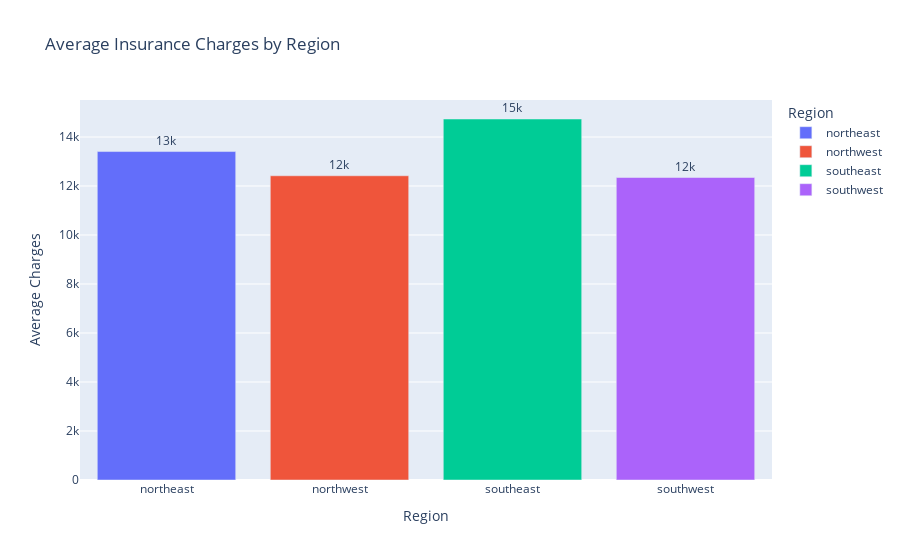

Notebook code for this chart:
### Code cell
import pandas as pd
import plotly.express as px

df = pd.read_csv('insurance.csv')
avg_charges = df.groupby('region')['charges'].mean().reset_index()

# Round to nearest thousand and format as '12k'
avg_charges['charges_k'] = (avg_charges['charges'] / 1000).round().astype(int).astype(str) + 'k'

fig = px.bar(
    avg_charges,
    x='region',
    y='charges',
    color='region',
    text='charges_k',  # Show '12k' style labels
    title='Average Insurance Charges by Region',
    labels={'charges': 'Average Charges', 'region': 'Region'}
)

fig.update_traces(texttemplate='%{text}', textposition='outside')
fig.update_layout(uniformtext_minsize=8, uniformtext_mode='hide')

fig.show()

### Figure 1 — Plotly figure (JSON) as saved in the notebook; plotly's stock layout.template omitted (floating-point values rounded to 4 significant figures)
{"data": [{"hovertemplate": "Region=%{x}<br>Average Charges=%{y}<br>charges_k=%{text}<extra></extra>", "legendgroup": "northeast", "marker": {"color": "#636efa", "pattern": {"shape": ""}}, "name": "northeast", "orientation": "v", "showlegend": true, "text": ["13k"], "textposition": "outside", "texttemplate": "%{text}", "type": "bar", "x": ["northeast"], "xaxis": "x", "y": [13410.0], "yaxis": "y"}, {"hovertemplate": "Region=%{x}<br>Average Charges=%{y}<br>charges_k=%{text}<extra></extra>", "legendgroup": "northwest", "marker": {"color": "#EF553B", "pattern": {"shape": ""}}, "name": "northwest", "orientation": "v", "showlegend": true, "text": ["12k"], "textposition": "outside", "texttemplate": "%{text}", "type": "bar", "x": ["northwest"], "xaxis": "x", "y": [12420.0], "yaxis": "y"}, {"hovertemplate": "Region=%{x}<br>Average Charges=%{y}<br>charges_k=%{text}<extra></extra>", "legendgroup": "southeast", "marker": {"color": "#00cc96", "pattern": {"shape": ""}}, "name": "southeast", "orientation": "v", "showlegend": true, "text": ["15k"], "textposition": "outside", "texttemplate": "%{text}", "type": "bar", "x": ["southeast"], "xaxis": "x", "y": [14740.0], "yaxis": "y"}, {"hovertemplate": "Region=%{x}<br>Average Charges=%{y}<br>charges_k=%{text}<extra></extra>", "legendgroup": "southwest", "marker": {"color": "#ab63fa", "pattern": {"shape": ""}}, "name": "southwest", "orientation": "v", "showlegend": true, "text": ["12k"], "textposition": "outside", "texttemplate": "%{text}", "type": "bar", "x": ["southwest"], "xaxis": "x", "y": [12350.0], "yaxis": "y"}], "layout": {"barmode": "relative", "legend": {"title": {"text": "Region"}, "tracegroupgap": 0}, "title": {"text": "Average Insurance Charges by Region"}, "uniformtext": {"minsize": 8, "mode": "hide"}, "xaxis": {"anchor": "y", "categoryarray": ["northeast", "northwest", "southeast", "southwest"], "categoryorder": "array", "domain": [0, 1], "title": {"text": "Region"}}, "yaxis": {"anchor": "x", "domain": [0, 1], "title": {"text": "Average Charges"}}}}
